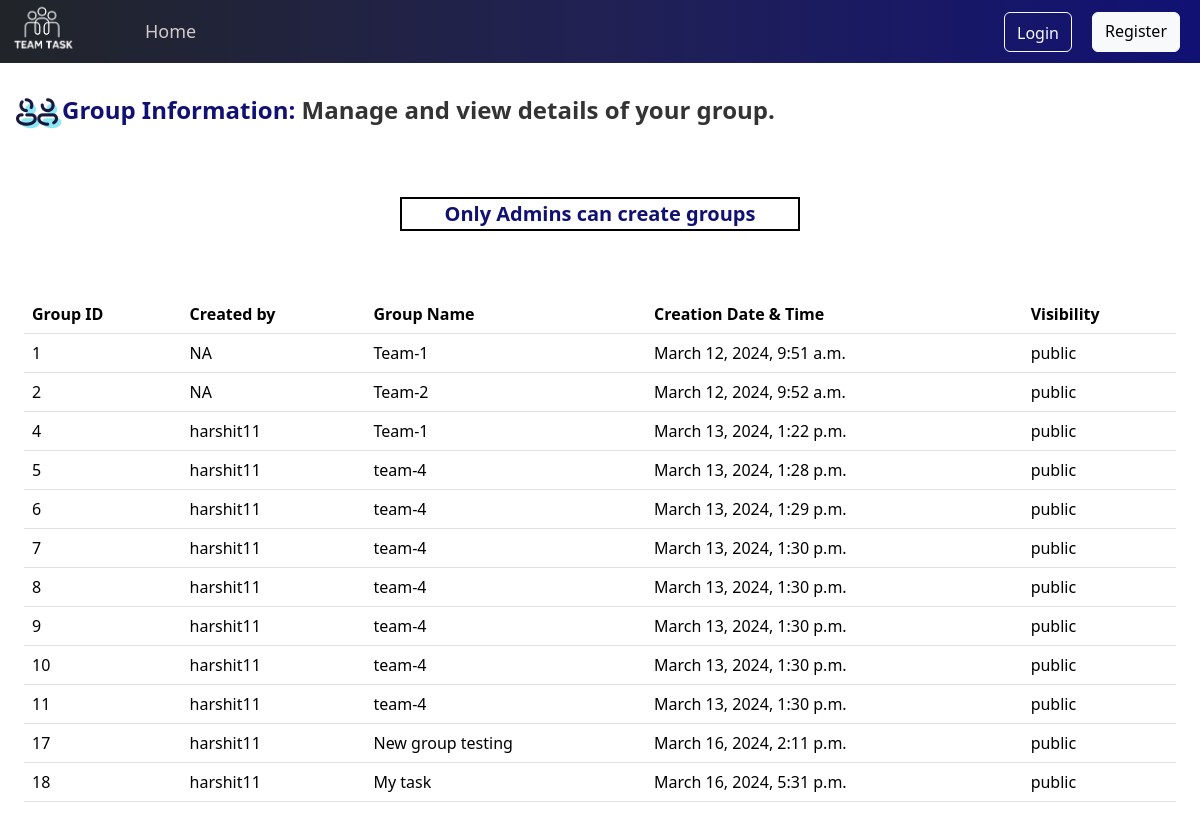
Page /groups/ on the earlier database version.
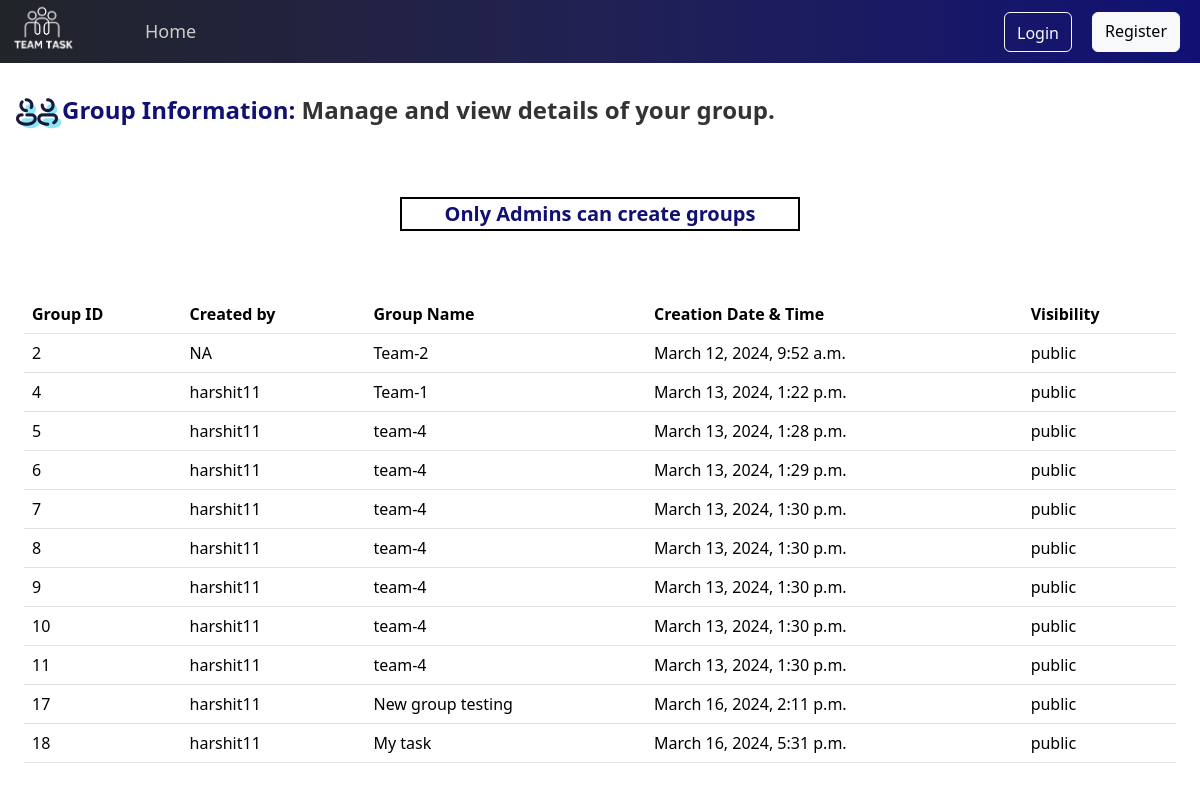
Same page on the later database version.
### pages/models.py (models this page shows)
class Group(models.Model):
    admin_user_id = models.CharField(max_length=100)
    admin_user_name = models.CharField(max_length=100, default='NA')
    group_id = models.AutoField(primary_key=True)
    create_date_time = models.DateTimeField(auto_now_add=True)
    group_members = models.JSONField()
    visibility_type = models.CharField(max_length=20) # public, private
    description = models.CharField(max_length=250,default='NA')
    group_name = models.CharField(max_length=100,default='untitled')

### pages/views.py (the view)
# urls.py: path('groups/', fetch_groups, name='fetch_groups'),
def fetch_groups(request):
    current_user_id = str(request.user.id)
    search_string = f':{current_user_id},'
    group_table_data = Group.objects.filter(Q(visibility_type='public') |Q(group_members__icontains=search_string))
    return render(request, 'groups.html', {'groups_data': group_table_data})

### pages/templates/groups.html (shortened to what this page needs)
<html>
    <head>
         {% load bootstrap5 %}
  {% bootstrap_css %}
  {% load static %}
   <link rel="stylesheet" href="{% static 'global.css' %}">
    </head>
    <body>
        {% include 'navbar.html' %}
    <div class="row">
        <div class="p-4 col-10 groups-heading ">
            <p> <img
                class=""
                src="{% static 'images/group-page.png' %}"
                alt="Card image cap"
                width='50px'
              /><span class="group-heading">Group Information:</span> Manage and view details of your group.</p>
        </div>
        <div class="p-4 col-2">
        </div>
        {% if not request.user.is_staff %}
        <div class='d-flex justify-content-center'>
        <span class="role-render">Only Admins can create groups</span>
        </div>
        {% endif %}
    </div>
        {%include 'group-table.html'  %}
    </body>
</html>

### pages/templates/group-table.html (shortened to what this page needs)
<div style="padding: 24px;">
  <table class="table table-hover">
    <thead>
      <tr>
        <th scope="col"> Group ID</th>
        <th scope="col">Created by</th>
        <th scope="col">Group Name</th>
        <th scope="col">Creation Date & Time</th>
        <th scope="col">Visibility</th>
      </tr>
    </thead>
    <tbody >
      {% for group in groups_data %}
       <tr onclick="window.location='/group/{{ group.group_id }}/'" style="cursor:pointer;">
        <td>{{ group.group_id }}</td>
        <td>{{ group.admin_user_name }}</td>
        <td>{{ group.group_name }}</td>
        <td>{{ group.create_date_time }}</td>
        <td>{{ group.visibility_type }}</td>
      </tr>
      {% endfor %}
    </tbody>
  </table>
</div>

Differences in the rows shown:
no longer on this page (row edited): Group: group_id "1", admin_user_name "NA", group_name "Team-1", create_date_time "March 12, 2024, 9:51 a.m.", visibility_type "public"
